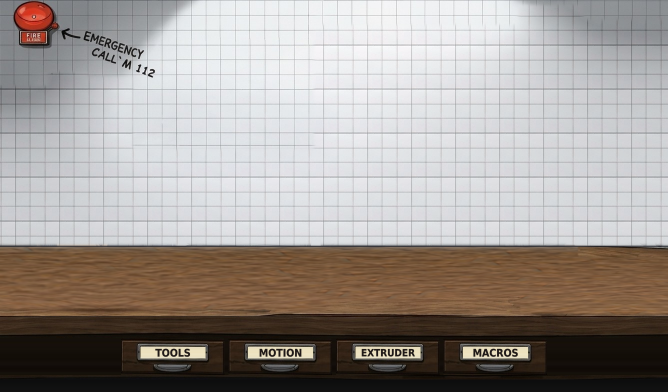
#> input picture art/00_start_point_clean_desk.png, 1336 x 784 px (shown at 1/2 size)
$ python mockups.py
#> lines starting #> are read from the running program, lines starting #| are printed output that depends on the picture; after the words box and inside, x2 and y2 are one past the last pixel; in counts of white or black regions, pixels touching at a corner belong together
from PIL import Image, ImageDraw, ImageFont, ImageFilter
import numpy as np, random, math
import os
R=os.path.abspath(os.path.join(os.path.dirname(os.path.abspath(__file__)),'..','..'))+'/'
S=2; W,H=1024,600
def P(v): return int(round(v*S))
def F(sz,wt=600,face='Montserrat'):
    f=ImageFont.truetype(R+'assets/fonts/'+face+'.ttf',int(sz*S))
    try: f.set_variation_by_axes([wt])
    except Exception: pass
    return f
HAND=lambda sz,wt=500: F(sz,wt,'PlaypenSans')
TYPE=lambda sz,wt=500: F(sz,wt,'GoogleSansCode')
INK=(22,20,18); PAPER=(247,244,235); PAPER2=(238,233,220)
MANILA=(224,182,118); MANILA_D=(198,152,90); BLUE=(38,104,196); BLUE_L=(178,214,246); RED=(206,52,38); PENCIL=(96,96,100)
def T(d,x,y,s,f,c=INK,a='la'): d.text((P(x),P(y)),s,font=f,fill=c,anchor=a)
def poly(d,pts,fill=None,ol=INK,w=2.5):
    pp=[(P(x),P(y)) for x,y in pts]
    if fill: d.polygon(pp,fill=fill)
    if ol: d.line(pp+[pp[0]],fill=ol,width=P(w),joint='curve')
def wobble(pts,amp=1.2,seed=1):
    random.seed(seed); return [(x+random.uniform(-amp,amp),y+random.uniform(-amp,amp)) for x,y in pts]

def desk():
    st=Image.open(R+'art/00_start_point_clean_desk.png').convert('RGB')
#> st is the input picture: PIL image 1336x784 RGB; mean R, G, B 159, 152.4, 147.8
    k=st.width/1024
#> k = 1.3
    band=st.crop((0,int(388*k),st.width,int(470*k))).resize((W*S,P(82)),Image.LANCZOS)
    im=Image.new('RGB',(W*S,H*S))
#> im: PIL image 2048x1200 RGB; every value is 0
    y=0;i=0
    while y<H*S:
        b=band if i%2==0 else band.transpose(Image.FLIP_LEFT_RIGHT)
        if i%3==2: b=b.transpose(Image.FLIP_TOP_BOTTOM)
        im.paste(b,(0,y)); y+=band.height; i+=1
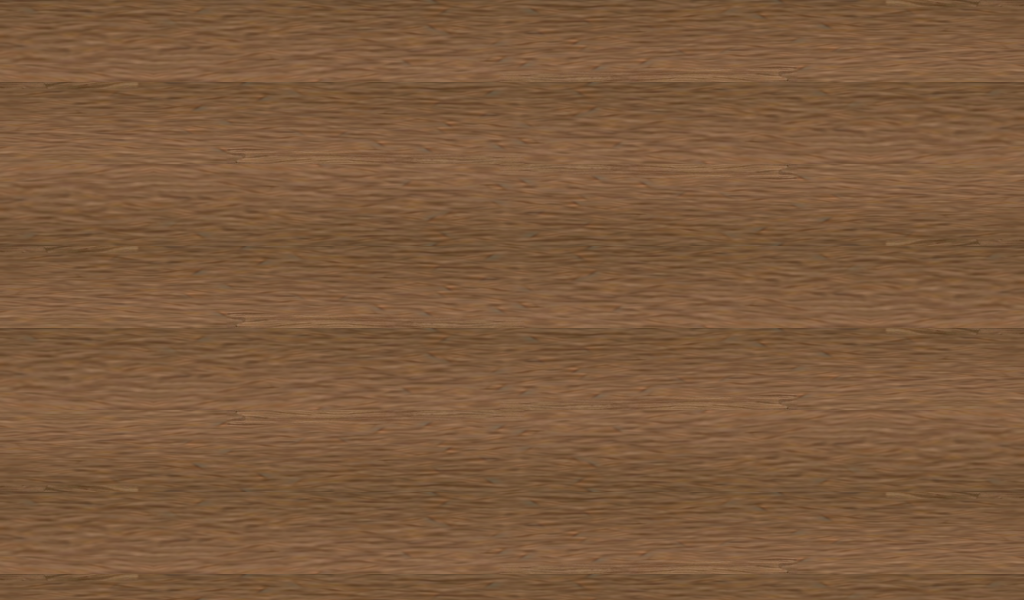
#> im: PIL image 2048x1200 RGB (shown at 1/2 size); mean R, G, B 123.4, 89.7, 61.1
#> after the loop, i = 8; y = 1312
    d=ImageDraw.Draw(im)
    for j in range(1,8): d.line([0,j*band.height,W*S,j*band.height],fill=(70,42,22),width=P(1.5))
    home=Image.open(R+'assets/workshop/home_idle.png').convert('RGB')
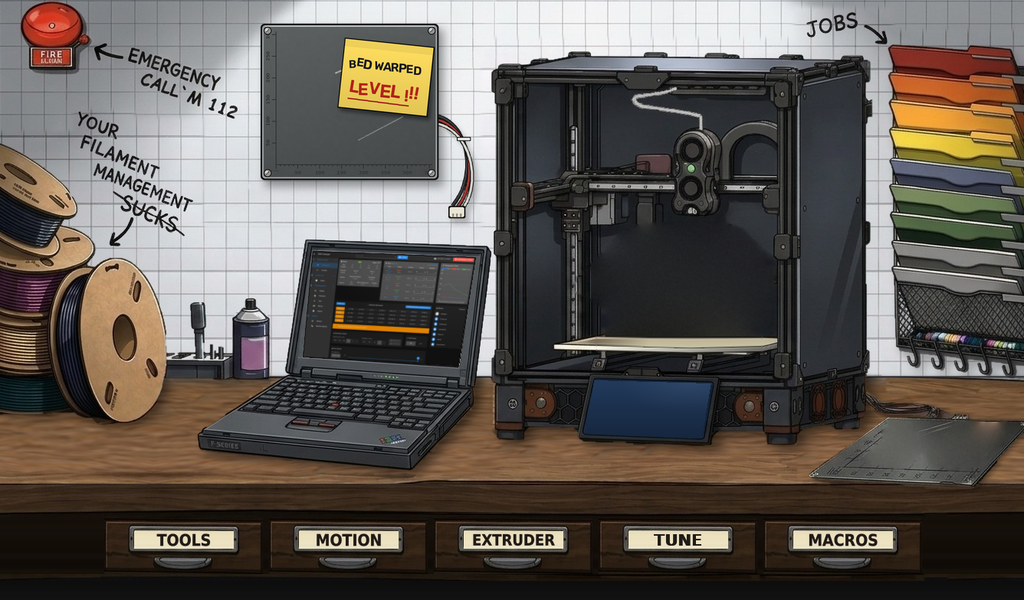
#> input picture assets/workshop/home_idle.png, 1024 x 600 px
#> home is the input picture: PIL image 1024x600 RGB; mean R, G, B 96.2, 89.8, 83.7
    strip=home.crop((0,487,1024,600)).resize((W*S,P(113)),Image.LANCZOS)
    im.paste(strip,(0,P(487)))
    return im.convert('RGBA')

def shadow(base,shape_fn,off=(6,8),blur=8,alpha=110):
#> called with off = (7, 9), blur = 9, alpha = 120
    m=Image.new('L',base.size,0); shape_fn(ImageDraw.Draw(m))
#> after `m = Image.new('L', base.size, 0)`: m: PIL image 2048x1200 L; every value is 0
#> after `shape_fn(ImageDraw.Draw(m))`:
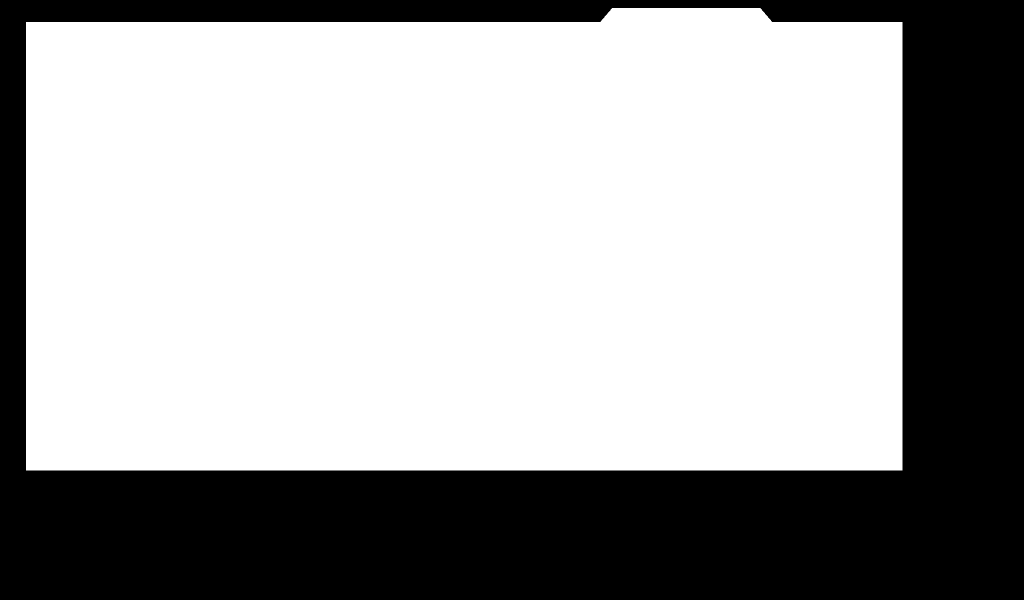
#> m: PIL image 2048x1200 L (shown at 1/2 size); 64.3% white; 1 black region, box (x1, y1, x2, y2) and area: (0, 0, 2048, 1200) 876195
    m=m.filter(ImageFilter.GaussianBlur(P(blur)))
    sh=Image.new('RGBA',base.size,(0,0,0,0)); sh.putalpha(m.point(lambda v:v*alpha//255))
#> after `sh = Image.new('RGBA', base.size, (0, 0, 0, 0))`: sh: PIL image 2048x1200 RGBA; every value is 0
    base.alpha_composite(sh,(P(off[0]),P(off[1])))

def paper(base,x0,y0,x1,y1,seed,curl=True,fill=PAPER):
    pts=wobble([(x0,y0),(x1,y0),(x1,y1-(14 if curl else 0)),(x1-(14 if curl else 0),y1),(x0,y1)],1.0,seed)
    shadow(base,lambda d:d.polygon([(P(x),P(y)) for x,y in pts],fill=255),(4,6),6,90)
    d=ImageDraw.Draw(base)
    poly(d,pts,fill=fill,w=2.2)
    if curl:
        c=[(x1,y1-14),(x1-14,y1),(x1-11,y1-11)]
        poly(d,wobble(c,0.4,seed+3),fill=PAPER2,w=2)

def folder(base):
    # back half (larger), tab on top right
    d=ImageDraw.Draw(base)
    back=[(26,22),(600,22),(612,8),(760,8),(772,22),(902,22),(902,470),(26,470)]
    shadow(base,lambda dd:dd.polygon([(P(x),P(y)) for x,y in back],fill=255),(7,9),9,120)
    d=ImageDraw.Draw(base)
    poly(d,wobble(back,0.8,4),fill=MANILA,w=3)
    # fold line in the middle
    d.line([P(462),P(26),P(462),P(466)],fill=MANILA_D,width=P(3))
    d.line([P(466),P(26),P(466),P(466)],fill=(236,200,140),width=P(1.5))

def clip(d,x,y,s=1.0):
    # paper clip: long loop + inner loop
    def loop(cx,top,bot,w):
        pts=[]
        for a in range(0,181,15): pts.append((cx+w*math.cos(math.radians(180-a)),top+w-w*math.sin(math.radians(a))))
        return pts
    col=(150,156,166); hi=(214,218,226)
    outer=[(x,y+70*s),(x,y+12*s)]+[(x+11*s-11*s*math.cos(math.radians(a)),y+12*s-11*s*math.sin(math.radians(a))) for a in range(0,181,20)]+[(x+22*s,y+12*s),(x+22*s,y+60*s)]+[(x+16*s+6*s*math.cos(math.radians(a)),y+60*s+6*s*math.sin(math.radians(a))) for a in range(0,181,20)]+[(x+10*s,y+60*s),(x+10*s,y+20*s)]
    for wdt,c in ((6,INK),(3.6,col),(1.2,hi)):
        d.line([(P(a),P(b)) for a,b in outer],fill=c,width=P(wdt),joint='curve')

def estop(base,x,y,s=92):
    d=ImageDraw.Draw(base)
    shadow(base,lambda dd:dd.rounded_rectangle([P(x),P(y),P(x+s),P(y+s)],radius=P(8),fill=255),(3,4),3,110)
    d=ImageDraw.Draw(base)
    d.rounded_rectangle([P(x),P(y),P(x+s),P(y+s)],radius=P(8),fill=(214,40,34),outline=INK,width=P(3))
    # white stop hand (palm up, four fingers, thumb out to the right)
    hand(d,x+s/2-2,y+40,0.92)
    T(d,x+s/2,y+s-12,'STOP',F(15,800),(255,255,255),'mm')

def hand(d,cx,cy,k=1.0,c=(255,255,255)):
    def rr(x0,y0,x1,y1,r): d.rounded_rectangle([P(cx+x0*k),P(cy+y0*k),P(cx+x1*k),P(cy+y1*k)],radius=P(r*k),fill=c)
    rr(-17,-4,15.2,26,12)                       # palm
    for fx,top,w in ((-17,-25,6.6),(-8.3,-31,6.6),(0.4,-29,6.6),(9.0,-23,6.2)):
        rr(fx,top,fx+w,4,w/2)                   # fingers
    # thumb, angled up and out
    import math
    a=math.radians(-48); L=22; W=8
    ox,oy=11,10
    dx,dy=math.cos(a),math.sin(a); px,py=-dy,dx
    pts=[(ox+px*W/2,oy+py*W/2),(ox+dx*L+px*W/2,oy+dy*L+py*W/2),(ox+dx*L-px*W/2,oy+dy*L-py*W/2),(ox-px*W/2,oy-py*W/2)]
    d.polygon([(P(cx+X*k),P(cy+Y*k)) for X,Y in pts],fill=c)
    tx,ty=ox+dx*L,oy+dy*L
    d.ellipse([P(cx+(tx-W/2)*k),P(cy+(ty-W/2)*k),P(cx+(tx+W/2)*k),P(cy+(ty+W/2)*k)],fill=c)

def home_note(base,x,y,w=96,h=92):
    d=ImageDraw.Draw(base)
    pts=wobble([(x,y),(x+w,y+3),(x+w-2,y+h),(x+2,y+h-2)],0.8,9)
    shadow(base,lambda dd:dd.polygon([(P(a),P(b)) for a,b in pts],fill=255),(4,6),5,110)
    d=ImageDraw.Draw(base)
    poly(d,pts,fill=(250,222,92),w=2.5)
    d.rectangle([P(x+28),P(y-6),P(x+68),P(y+8)],fill=(232,226,206))   # tape
    d.line([P(x+28),P(y-6),P(x+68),P(y-6)],fill=(200,194,170),width=P(1))
    # house with a door (screen home)
    cx,cy,s=x+w/2,y+40,19
    for seg in ([(cx-s*1.3,cy-s*0.05),(cx,cy-s),(cx+s*1.3,cy-s*0.05)],
                [(cx-s*0.85,cy-s*0.38),(cx-s*0.85,cy+s*0.95),(cx+s*0.85,cy+s*0.95),(cx+s*0.85,cy-s*0.38)],
                [(cx-s*0.28,cy+s*0.95),(cx-s*0.28,cy+s*0.2),(cx+s*0.28,cy+s*0.2),(cx+s*0.28,cy+s*0.95)]):
        d.line([(P(a),P(b)) for a,b in seg],fill=INK,width=P(3),joint='curve')
    T(d,cx,y+h-14,'HOME',HAND(15,700),INK,'mm')

def card(base,x,y,w,h,seed):
    pts=wobble([(x,y),(x+w,y),(x+w,y+h),(x,y+h)],0.8,seed)
    shadow(base,lambda dd:dd.polygon([(P(a),P(b)) for a,b in pts],fill=255),(3,5),4,100)
    poly(ImageDraw.Draw(base),pts,fill=PAPER,w=2.5)

def hand_arrow(d,cx,y0,y1,col=INK):
    d.line([P(cx),P(y0),P(cx+0.8),P(y1)],fill=col,width=P(3.5))
    s=1 if y1<y0 else -1
    d.line([P(cx-12),P(y1+16*s),P(cx),P(y1),P(cx+12),P(y1+15*s)],fill=col,width=P(3.5),joint='curve')

OBJS=[('Front left clip',0.22,0.25),('Front right clip',0.72,0.27),('Rear bracket',0.55,0.68),('Cable guide',0.25,0.78),('Sensor cover',0.78,0.75),
      ('Fan duct',0.45,0.42),('Spool hub',0.86,0.48),('Knob',0.12,0.5)]

def bed_page(base,objs,selected,cancelled,empty=False,outline=True):
    paper(base,40,30,452,462,11)
#> in shadow (call 2), `shape_fn(ImageDraw.Draw(m))`: m: PIL image 2048x1200 L; 29% white; 1 white region, box (x1, y1, x2, y2) and area: (80, 60, 907, 926) 713609
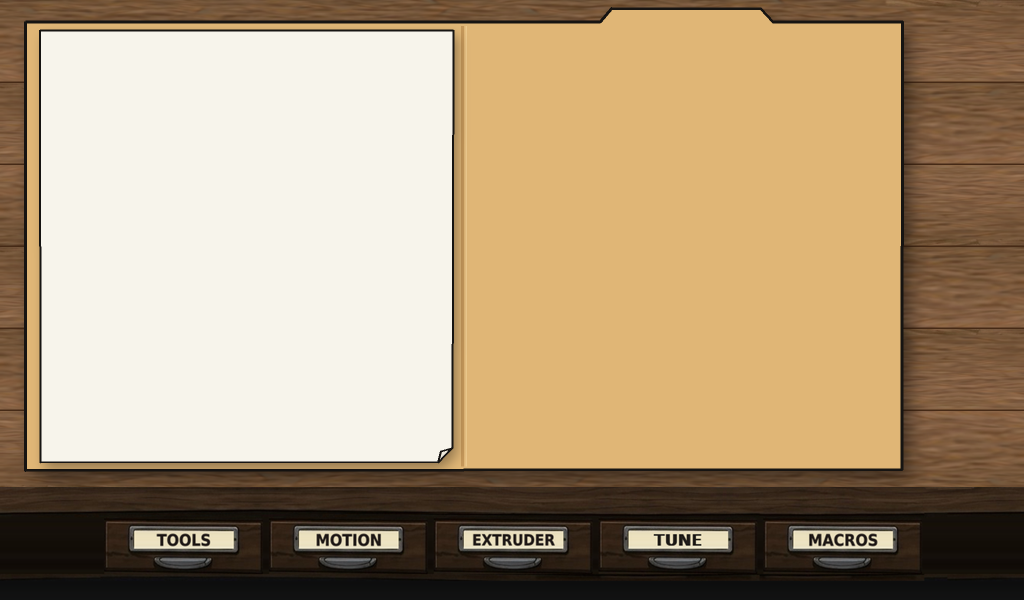
#> base: PIL image 2048x1200 RGBA (shown at 1/2 size); mean R, G, B, A 175.6, 153.7, 123.2, 255
    d=ImageDraw.Draw(base)
    ox,oy=84,426   # Y axis moved right so the Y fits on its left
    T(d,266,66,'Object Cancel',TYPE(26,700),INK,'mm')
    d.line([P(ox),P(oy+12),P(ox),P(108)],fill=INK,width=P(3)); d.line([P(ox-9),P(122),P(ox),P(106),P(ox+9),P(122)],fill=INK,width=P(3),joint='curve')
    d.line([P(ox-12),P(oy),P(442),P(oy)],fill=INK,width=P(3)); d.line([P(428),P(oy-9),P(444),P(oy),P(428),P(oy+9)],fill=INK,width=P(3),joint='curve')
    T(d,ox-18,124,'Y',HAND(22,600),INK,'mm'); T(d,420,430,'X',HAND(22,600)); T(d,ox-16,oy+2,'0',HAND(15,500),PENCIL)
    # bed outline (pencil, dashed)
    bx0,by0,bx1,by1=92,118,430,414
    if not outline: objs=[]
    for x in (range(bx0,bx1,14) if outline else []): d.line([P(x),P(by0),P(min(x+8,bx1)),P(by0)],fill=PENCIL,width=P(1.6)); d.line([P(x),P(by1),P(min(x+8,bx1)),P(by1)],fill=PENCIL,width=P(1.6))
    for y in (range(by0,by1,14) if outline else []): d.line([P(bx0),P(y),P(bx0),P(min(y+8,by1))],fill=PENCIL,width=P(1.6)); d.line([P(bx1),P(y),P(bx1),P(min(y+8,by1))],fill=PENCIL,width=P(1.6))
    T(d,56,442,'RED = object canceled',HAND(14,500),RED)
    if empty:
        T(d,(bx0+bx1)/2,(by0+by1)/2,'nothing printing',HAND(20,500),PENCIL,'mm'); return
    for i,(n,fx,fy) in enumerate(objs):
        cx=bx0+fx*(bx1-bx0); cy=by1-fy*(by1-by0); s=17
        box=wobble([(cx-s,cy-s),(cx+s,cy-s),(cx+s,cy+s),(cx-s,cy+s)],0.9,30+i)
        if i in cancelled:
            poly(d,box,fill=RED,ol=INK,w=2.5); T(d,cx,cy+1,str(i+1),HAND(19,700),(255,255,255),'mm')
        elif i==selected:
            poly(d,box,fill=BLUE_L,ol=BLUE,w=3.5); T(d,cx,cy+1,str(i+1),HAND(19,700),BLUE,'mm')
        else:
            poly(d,box,fill=PAPER,ol=INK,w=2.5); T(d,cx,cy+1,str(i+1),HAND(19,700),INK,'mm')
#> this loop made 8 passes
#> (cx, cy) on passes 1 to 8: (166.4, 340), (335.4, 334.1), (277.9, 212.7), (176.5, 183.1), (355.6, 192), (244.1, 289.7), (382.7, 271.9), (132.6, 266)

def list_page(base,job,objs,page,selected,cancelled,empty=False):
    paper(base,476,34,884,464,12)
#> in shadow (call 3), `shape_fn(ImageDraw.Draw(m))`: m: PIL image 2048x1200 L; 28.6% white; 1 white region, box (x1, y1, x2, y2) and area: (952, 67, 1770, 930) 701731
    d=ImageDraw.Draw(base)
    # job name label (typed)
    jx0,jy0,jx1,jy1=496,50,864,94
    poly(d,wobble([(jx0,jy0),(jx1,jy0),(jx1,jy1),(jx0,jy1)],0.7,40),fill=(255,255,255),w=2.5)
    T(d,jx0+12,(jy0+jy1)/2,'JOB',HAND(13,700),PENCIL,'lm')
    T(d,jx0+56,(jy0+jy1)/2+1,job,TYPE(17,600),INK,'lm')
    if empty:
        T(d,680,260,'no objects yet',HAND(22,500),PENCIL,'mm'); return
    rows=5; y=112
    for r in range(rows):
        i=page*rows+r
        if i>=len(objs): break
        name=objs[i][0]; rh=60
        nb=wobble([(496,y),(552,y),(552,y+rh-8),(496,y+rh-8)],0.7,50+r)
        tb=wobble([(564,y),(864,y),(864,y+rh-8),(564,y+rh-8)],0.7,60+r)
        if i==selected:
            hl=Image.new('RGBA',base.size,(0,0,0,0)); ImageDraw.Draw(hl).rectangle([P(490),P(y-4),P(870),P(y+rh-4)],fill=BLUE_L+(150,))
            base.alpha_composite(hl); d=ImageDraw.Draw(base)
        if i in cancelled:
            poly(d,nb,fill=RED,w=2.5); T(d,524,y+(rh-8)/2+1,str(i+1),HAND(21,700),(255,255,255),'mm')
        else:
            poly(d,nb,fill=None,ol=BLUE if i==selected else INK,w=3.5 if i==selected else 2.5)
            T(d,524,y+(rh-8)/2+1,str(i+1),HAND(21,700),BLUE if i==selected else INK,'mm')
        poly(d,tb,fill=None,ol=BLUE if i==selected else INK,w=3.5 if i==selected else 2.5)
        T(d,580,y+(rh-8)/2+1,name,TYPE(19,500),INK,'lm')
        if i in cancelled:
            tw=d.textlength(name,font=TYPE(19,500))/S
            d.line([P(574),P(y+(rh-8)/2+2),P(586+tw),P(y+(rh-8)/2-1)],fill=RED,width=P(3))
        y+=rh+8
#> this loop made 5 passes
#> tw on pass 4: 113.1
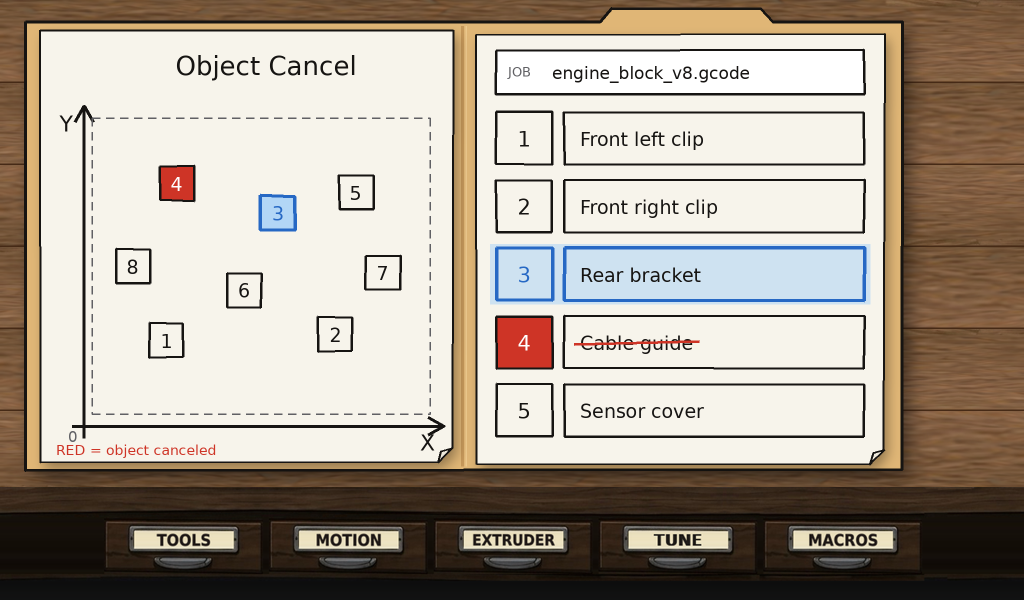
#> base: PIL image 2048x1200 RGBA (shown at 1/2 size); mean R, G, B, A 170.7, 160.4, 147.7, 255
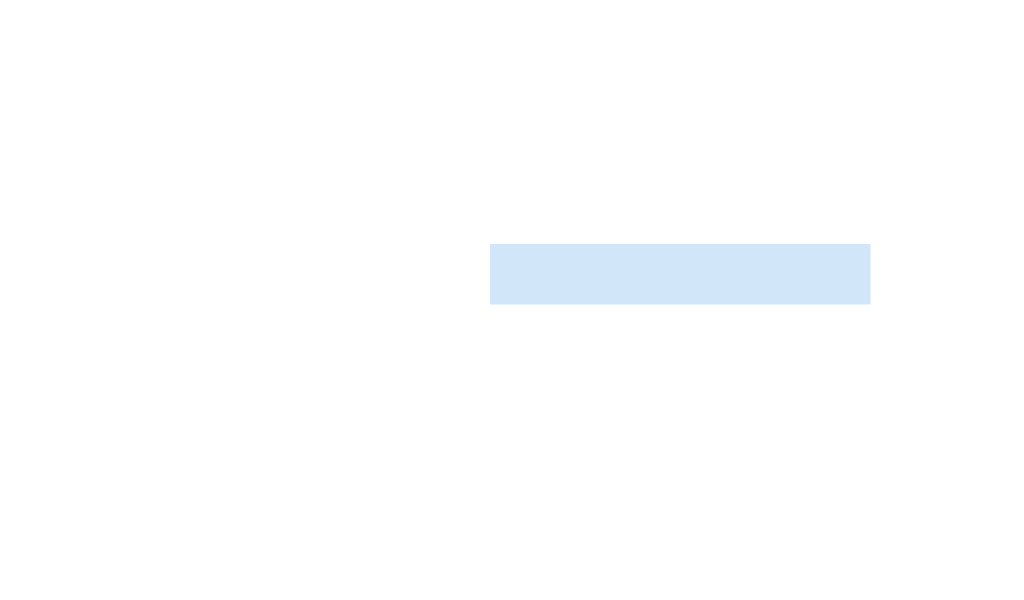
#> hl: PIL image 2048x1200 RGBA (shown at 1/2 size); mean R, G, B, A 6.7, 8, 9.2, 5.6; transparent parts drawn white
#> after the loop, y = 452

def pager(base,page,pages,text=True):
    card(base,924,112,82,140,70); d=ImageDraw.Draw(base)
    hand_arrow(d,965,226,138,INK if page>0 else (176,176,180))
    card(base,924,266,82,56,71); d=ImageDraw.Draw(base)
    if text: T(d,965,295,f'{page+1}/{pages}',TYPE(22,700),INK,'mm')
    card(base,924,336,82,140-12,72); d=ImageDraw.Draw(base)
    hand_arrow(d,965,350,448,INK if page+1<pages else (176,176,180))

def scene(job='engine_block_v8.gcode',page=0,selected=2,cancelled=(3,),empty=False):
    base=desk()
    folder(base)
    objs=OBJS
    bed_page(base,objs,selected,cancelled,empty)
    list_page(base,job if not empty else '—',objs,page,selected,cancelled,empty)
    d=ImageDraw.Draw(base)
    estop(base,3,3)
#> in shadow (call 4), `shape_fn(ImageDraw.Draw(m))`: m: PIL image 2048x1200 L; 1.4% white; 1 white region, box (x1, y1, x2, y2) and area: (6, 6, 191, 191) 33981
    clip(ImageDraw.Draw(base),84,-4,0.95)
    home_note(base,914,10)
#> in shadow (call 5), `shape_fn(ImageDraw.Draw(m))`: m: PIL image 2048x1200 L; 1.4% white; 1 white region, box (x1, y1, x2, y2) and area: (1828, 20, 2020, 205) 33293
    pages=max(1,(len(objs)+4)//5) if not empty else 1
    pager(base,page,pages)
#> in shadow (call 6), `shape_fn(ImageDraw.Draw(m))`: m: PIL image 2048x1200 L; 1.9% white; 1 white region, box (x1, y1, x2, y2) and area: (1849, 223, 2015, 505) 46365
#> in shadow (call 7), `shape_fn(ImageDraw.Draw(m))`:
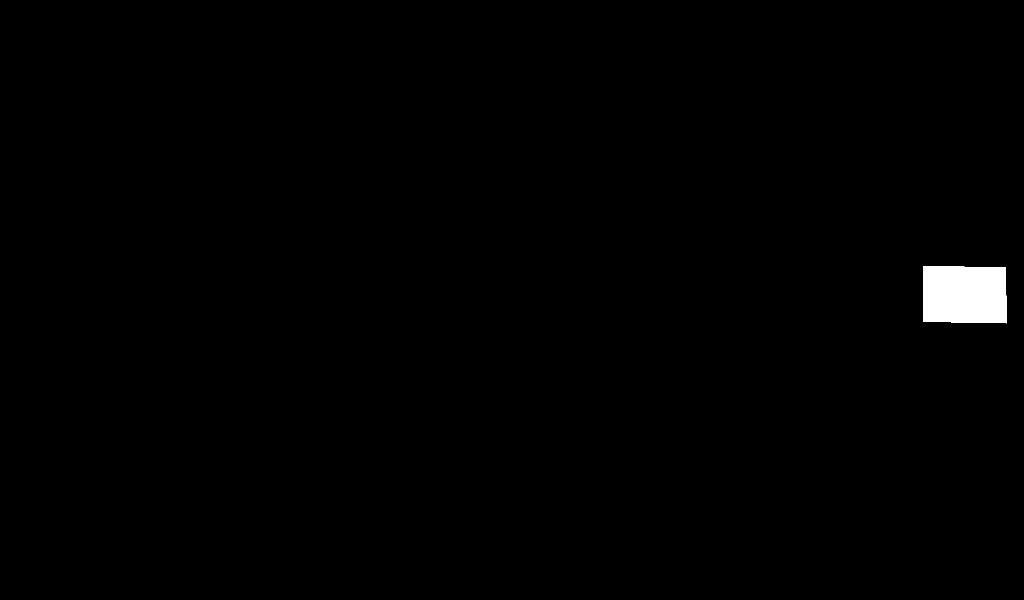
#> m: PIL image 2048x1200 L (shown at 1/2 size); 0.75% white; 1 white region, box (x1, y1, x2, y2) and area: (1847, 532, 2014, 647) 18452
    return base

if __name__=='__main__':
    scene().resize((W,H),Image.LANCZOS).convert('RGB').save('obj_printing.png')
    scene(page=1,selected=6,cancelled=(3,)).resize((W,H),Image.LANCZOS).convert('RGB').save('obj_page2.png')
#> the loop in bed_page (call 2), `for i,(n,fx,fy) in enumerate(objs):` made 8 passes
    scene(empty=True).resize((W,H),Image.LANCZOS).convert('RGB').save('obj_idle.png')
